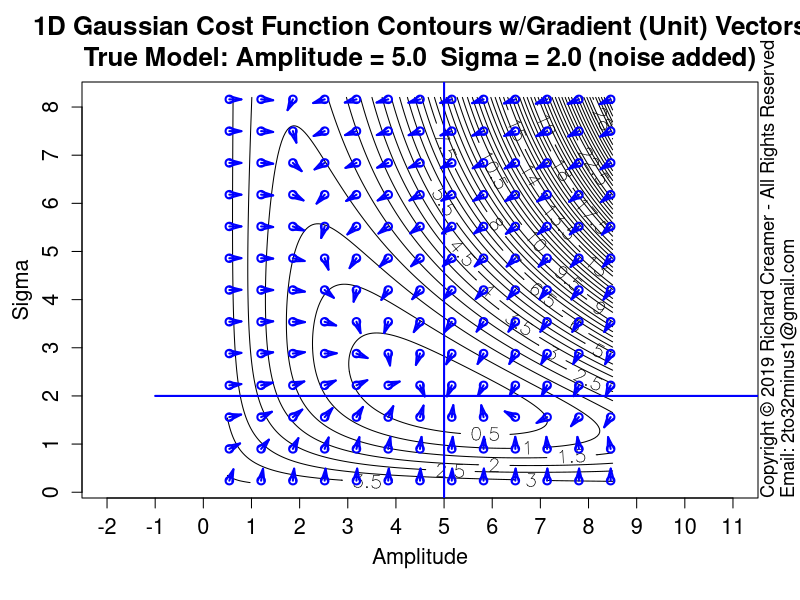

This figure's R source:
##############################################################
### Copyright (c) Richard Creamer 2019 - All Rights Reserved
### Inquiries: email 2to32minus1@gmail.com
##############################################################

### Globals
fontScale = 1.2    # Global font size variable
lf        = 1.2    # Enlarge font of plot labels
verbose   = FALSE  # Verbose printing
lw        = 2      # Line width
xMargin   = 1      # X-axis margin for plots
yMargin   = 1      # Y-axis margin for plots
de        = 0.01   # Small constant for estimating derivatives numerically
smlPts    = 1      # Small  data point/circle
medPts    = 1.5    # Medium data point/circle
lrgPts    = 2.0    # Large  data point/circle

### Run this function to generate this plot
runFunc = function() {
	dw = 1000
	dh = 750	
	path = "D:/Code/R/LeastSquaresPlay/PlotsAndAssocCode/Plot41/"
	gd = makeGaussianTestData()
	savePngVerbose( paste(path, "Plot41.png", sep=""), 
					plotGaussErrorContours, w=1200, h=1280, un="px", nLevels=110, drawGradVecs=TRUE, normGradVecs=TRUE, gd=gd )	
}

### Shared use case Gaussian data set generator used by several cooperating functions
makeGaussianTestData = function( trueAmpl=5, trueSigma=2, aGuess=sqrt(trueAmpl), sGuess=sqrt(trueSigma), nPts=40 ) {
	set.seed( 3 )
	x = seq( -5*trueSigma, 5*trueSigma, length=nPts )
	y = gauss1dFunc( x, trueAmpl, trueSigma ) + rnorm( length(x), sd=0.2 )
	guesses = list( a=aGuess, s=sGuess )
	tuple = list( trueAmpl=trueAmpl, trueSigma=trueSigma, x=x, y=y, nPts=nPts, guesses=guesses )
	return( tuple )
}

### 2D plot error contours for range of Amplitude and Sigma values
### Amplitude maps to x-axis, Sigma maps to y-axis
plotGaussErrorContours = function( nLevels=30, customTitle="", drawGradVecs=FALSE, normGradVecs=TRUE, gd=NULL ) {
	set.seed( 3 )
	if ( is.null( gd ) )
		gd = makeGaussianTestData()
	a = gd$trueAmpl
	s = gd$trueSigma
	x = gd$x
	y = gd$y
	minAmpl  = a * 0.1;	maxAmpl  = a * 1.7
	minSigma = s * 0.1;	maxSigma = s * 1.7
	# Adjust ranges so plot is square
	deltaA = maxAmpl - minAmpl
	deltaS = maxSigma - minSigma
	maxDelta = if ( deltaA > deltaS ) deltaA else deltaS
	if ( deltaA > deltaS ) {
		maxSigma = minSigma + maxDelta
	} else {
		maxAmpl = minAmpl + maxDelta
	}
	nr = 200
	nc = 200
	ampls = seq( minAmpl, maxAmpl, length.out=nc )
	sigmas = seq( minSigma, maxSigma, length.out=nr )
	z = getGaussErrorGrid( meanGaussSsdErr, ampls, sigmas, x, y )
	xLim1 = minAmpl
	xLim2 = maxAmpl
	yLim1 = minSigma
	yLim2 = maxSigma
	plotTitle = ""
	if ( !drawGradVecs ) {
		plotTitle = sprintf( "1D Gaussian Cost Function Contours\nTrue Model: Amplitude = %.1f  Sigma = %.1f (noise added)", a, s )
	} else if ( normGradVecs ) {
		plotTitle = sprintf( "1D Gaussian Cost Function Contours w/Gradient (Unit) Vectors\nTrue Model: Amplitude = %.1f  Sigma = %.1f (noise added)", a, s )
	} else {
		plotTitle = sprintf( "1D Gaussian Cost Function Contours w/Gradient Vectors\nTrue Model: Amplitude = %.1f  Sigma = %.1f (noise added)", a, s )
	}
	if ( customTitle != "" )
		plotTitle = customTitle
	xform = contour( ampls, sigmas, t(z), axes=FALSE, cex.lab=lf, main=plotTitle, asp=1.0,
					 xlab="", ylab="", labcex=1.2, nlevels=nLevels, cex.main=1.3*fontScale, cex.axis=1.3 )
	xAxisMin = ceiling( gpl()$xLim[1] )
	xAxisMax = floor( gpl()$xLim[2] )
	yAxisMin = ceiling( gpl()$yLim[1] )
	yAxisMax = floor( gpl()$yLim[2] )
	axis( side=1, at=xAxisMin:xAxisMax, cex.axis=1.3 )
	axis( side=2, at=yAxisMin:yAxisMax, cex.axis=1.3 )
	addAxisLabels( xLabel="Amplitude", yLabel="Sigma" )
	box()
	xLimits = axisLimits( x )
	yLimits = axisLimits( y )
	lines( c(-1,12), c( s, s ), col="blue", lwd=lw )
	lines( c( a, a), c(-1,10), col="blue", lwd=lw )
	if ( drawGradVecs ) {
		gradPtsX1 = c()
		gradPtsY1 = c()
		gradPtsX2 = c()
		gradPtsY2 = c()
		gridSize=13
		for ( sigma in seq( from=sigmas[2], to=sigmas[length(sigmas)-1], length=gridSize ) ) {
			for ( ampl in seq( from=ampls[2], to=ampls[length(ampls)-1], length=gridSize ) ) {
				gradPtsX1[length(gradPtsX1)+1] = ampl
				gradPtsY1[length(gradPtsY1)+1] = sigma
				da = gaussDeDa( x, y, ampl, sigma )
				ds = gaussDeDs( x, y, ampl, sigma )
				mag = sqrt( da*da + ds*ds )
				if ( normGradVecs ) {
					da = da/mag/4 # hard-coded case-specific scale factor, unit vecs a bit too long for plot
					ds = ds/mag/4
				} else {
					da = da * 0.22 # hard-coded case-specific scale factor
					ds = ds * 0.22
				}
				gradPtsX2[length(gradPtsX2)+1] = ampl  - da
				gradPtsY2[length(gradPtsY2)+1] = sigma - ds
			}
		}
		points( gradPtsX1, gradPtsY1, col="blue", lwd=lw )
		arrows( gradPtsX1, gradPtsY1, gradPtsX2, gradPtsY2, col="blue", lwd=lw, cex=medPts, angle=15, length=0.125 )
	}
}

### 1D Gaussian
gauss1dFunc = function( x, a, sigma ) {
	return( a * exp( -0.5 * (x/sigma)^2 ) )
}

### Analytical/exact partial derivative of error/cost function wrt Amplitude
gaussDeDa = function( x, y, a, sigma ) {
	term1 = sum( gauss1dFunc(x, a, sigma) * exp( -0.5 * (x/sigma)^2) )
	term2 = sum( y * exp( -0.5 * (x/sigma)^2) )
	return( 2 * ( term1 - term2 )/length(x) )
}

### Analytical/exact partial derivative of error/cost function wrt Sigma
gaussDeDs = function( x, y, a, sigma ) {
	v = 2*a/sigma^3
	term1 = sum( gauss1dFunc(x, a, sigma) * x^2 * exp( -0.5 * (x/sigma)^2) )
	term2 = sum( x^2 * y * exp( -0.5 * (x/sigma)^2) )
	return( v * ( term1 - term2 )/length(x) )
}

### Gaussian error/cost function - SSD
meanGaussSsdErr = function( x, y, a, sigma ) {
	return( (1/length(x)) * sum( (gauss1dFunc( x, a, sigma ) - y)^2 ) )
}

### Compute mean SSD Gaussian cost function over a grid of Amplitude and Sigma values
### Note: returned matrix may need to be transposed for some functions such as contour()
### TODO: Try to use outer()
getGaussErrorGrid = function( errorFunc, ampls, sigmas, x, y ) {
	nr = length( sigmas )
	nc = length( ampls )
	z = matrix( nrow=nr, ncol=nc )	
	for ( row in 1:nr ) {     # loop over y-coordinates (sigma)
		sigma = sigmas[row]
		for ( col in 1:nc ) { # loop over x-coordinates (amplitude)
			ampl = ampls[col]
			z[row, col] = errorFunc( x, y, a=ampl, sigma=sigma )
		}
	}
	return( z )
}

### Get Plot Limits : gpl()$xLim[1] --> left x-coord
gpl = function() {
	u = par( "usr" )
	return( list( xLim=u[1:2], yLim=u[3:4] ) )
}

### Compute plot axis limits to fit range of data
axisLimits = function( v, margin=0 ) {
	lowerLimit = floor( min(v) ) - margin
	upperLimit = ceiling( max(v) ) + margin
	c( lowerLimit, upperLimit )
}

### Convience method to add x/y axis labels
addAxisLabels = function( xLabel="x", yLabel="y", cexVal=1.3 ) {
	mtext( text=xLabel, side=1, line=2.5, cex=cexVal )
	mtext( text=yLabel, side=2, line=2.5, cex=cexVal )
}

### Save to PNG file, specify width and height
savePngVerbose = function( path, plotFunc, w=512, h=512, un="px", doCopyright=TRUE, ... ) {
	png( filename = path, type="cairo", units=un, width=w, height=h, pointsize=12, res=96 )
	plotFunc( ... )
	if ( doCopyright )
		addCopyright()
	dev.off()
}

### Add copyright notice to plot via text()
addCopyright = function() {
	mtext( "Copyright \uA9 2019 Richard Creamer - All Rights Reserved", side=4, line=0, adj=0, cex=1.1 )
	mtext( "Email: 2to32minus1@gmail.com", side=4, line=1, adj=0, cex=1.1 )
}

runFunc()
